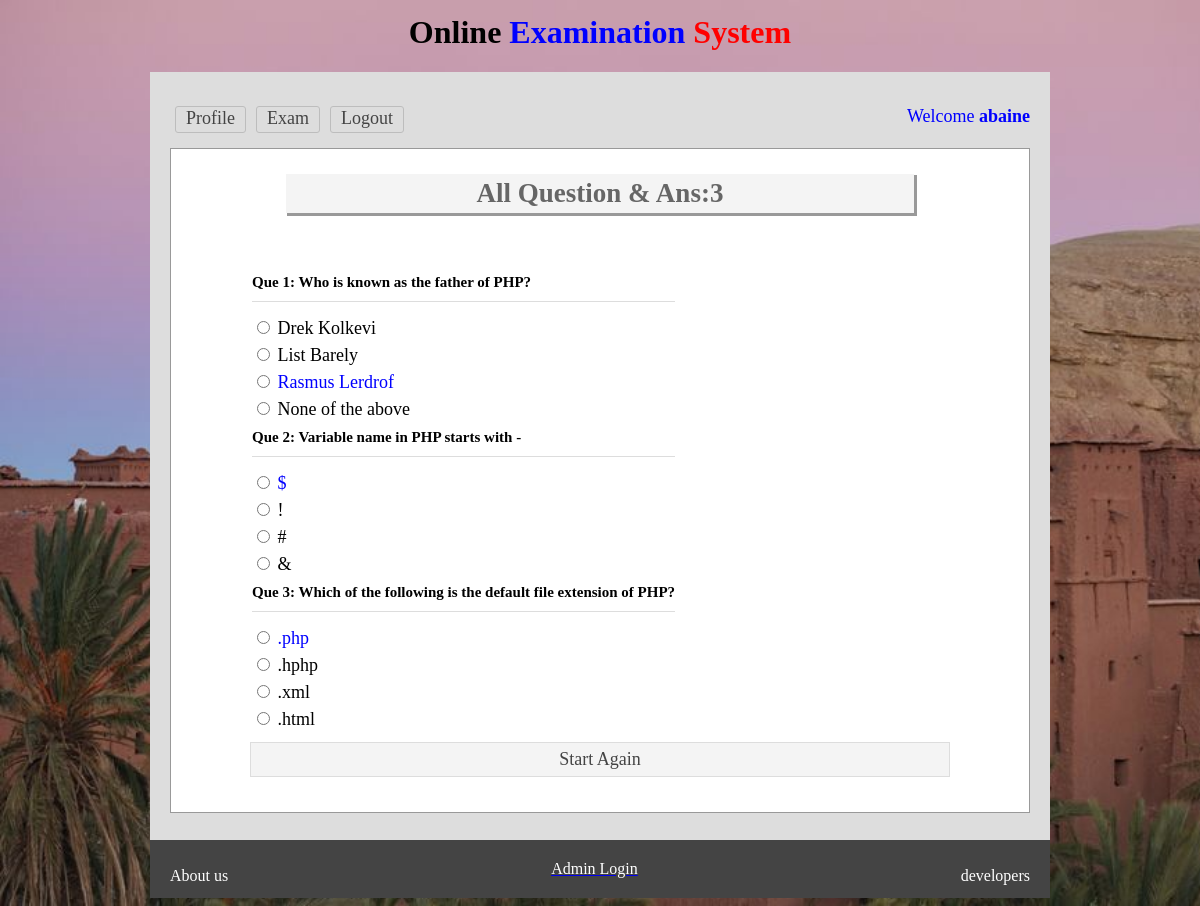
The page /viewans.php (signed in) on the database its author committed.
### tables this page shows
CREATE TABLE `tbl_ques` (
  `id` int(11) NOT NULL,
  `quesNo` int(11) NOT NULL,
  `ques` text NOT NULL
);

CREATE TABLE `tbl_ans` (
  `id` int(11) NOT NULL,
  `quesNo` int(11) NOT NULL,
  `rightAns` int(11) NOT NULL DEFAULT 0,
  `ans` text NOT NULL
);

### classes/Exam.php (called while the page is built, shortened)
<?php
 $filepath = realpath(dirname(__FILE__));
include_once ($filepath.'/../lib/Database.php');
class Exam{
	private $db;
	function __construct()
	{
		$this->db = new Database();
	}
  public function getQueByOrder(){
    $query = "SELECT * FROM  tbl_ques ORDER BY quesNo ASC";
    $result = $this->db->select($query);
    return $result;
  }
  public function getTotalRows(){
    $query = "SELECT * FROM tbl_ques";
    $getResult = $this->db->select($query);
    $total = $getResult->num_rows;
    return $total;
  }
  public function getAnswer($number){
    $query = "SELECT * FROM tbl_ans WHERE quesNo ='$number'";
    $getData = $this->db->select($query);
    return $getData;
  }
}
 ?>

### lib/Database.php (called while the page is built, shortened)
<?php
Class Database{
	public $host   = DB_HOST;
	public $user   = DB_USER;
	public $pass   = DB_PASS;
	public $dbname = DB_NAME;
	public $link;
	private function connectDB(){
	$this->link = new mysqli($this->host, $this->user, $this->pass, $this->dbname);
 }
	public function select($query){
		$result = $this->link->query($query) or die($this->link->error.__LINE__);
		if($result->num_rows > 0){
			return $result;
		} else {
			return false;
		}
	}
}

### viewans.php (the view, shortened to what this page needs)
<?php include 'inc/header.php'; ?>
<?php
$total = $exm->getTotalRows();
 ?>
<div class="main">
<h1>All Question & Ans:<?php echo $total; ?></h1>
	<div class="viewans">
		<table>
			<?php
			$getQues = $exm->getQueByOrder();
			if ($getQues) {
				while ($question = $getQues->fetch_assoc()) {
			 ?>
			<tr>
				<td colspan="2">
				 <h3>Que <?php echo $question['quesNo']; ?>: <?php echo $question['ques']; ?></h3>
				</td>
			</tr>
			<?php
				$number = $question['quesNo'];
				$answer = $exm->getAnswer($number);
				if ($answer) {
					while ($result = $answer->fetch_assoc()) {
			 ?>
			<tr>
				<td>
				 <input type="radio"/>
				 <?php
				 if ($result['rightAns'] == '1') {
				 	echo "<span style='color:blue'>".$result['ans']."</span>";
				 }else{
				 echo $result['ans'];
				}
				 ?>
				</td>
			</tr>
		<?php }} ?>
		<?php }} ?>
		</table>
		<a href="starttest.php">Start Again</a>
</div>
 </div>
<?php include 'inc/footer.php'; ?>

### css/main.css (style rules this page uses)
* { margin-top:7px;padding:0;outline:none }
body { font-family:verdana }
.main { background: #fff none repeat scroll 0 0; border: 1px solid #999; margin-top: 10px; min-height: 368px; padding: 15px; width: 828px; }
.main h1 { background: #f4f4f4 none repeat scroll 0 0; box-shadow: 2px 2px 0 1px #999; color: #666; margin: 10px auto 25px; padding: 4px; text-align: center; width: 620px; }
.starttest, { border: 1px solid #f4f4f4; margin:0 auto; padding: 20px; width: 590px; }
.starttest a, .viewans a { background: #f4f4f4 none repeat scroll 0 0; border: 1px solid #ddd; color: #444; display: block; margin-top: 10px; padding: 6px 10px; text-align: center; text-decoration: none; }
.viewans { margin:0 auto; padding: 20px; width: 700px; }
.viewans h3 { border-bottom: 1px solid #ddd; font-size: 15px; margin-bottom: 10px; padding-bottom: 10px; }

### inc/header.php (style rules this page uses)
.pp { background-image: url("img/last.png"); background-repeat: no-repeat; background-attachment: fixed; background-size: cover; }

### rows shown on the page
tbl_ques: quesNo "1", ques "Who is known as the father of PHP?"
tbl_ans: ans "Drek Kolkevi"
tbl_ans: ans "List Barely"
tbl_ans: ans "Rasmus Lerdrof"
tbl_ans: ans "None of the above"
tbl_ques: quesNo "2", ques "Variable name in PHP starts with -"
tbl_ans: ans "$"
tbl_ans: ans "!"
tbl_ans: ans "#"
tbl_ans: ans "&"
tbl_ques: quesNo "3", ques "Which of the following is the default file extension of PHP?"
tbl_ans: ans ".php"
tbl_ans: ans ".hphp"
tbl_ans: ans ".xml"
tbl_ans: ans ".html"

### other values the page prints
Session::get('name') "abaine"
$total "3"
